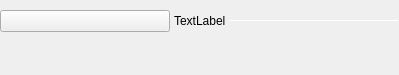
<?xml version="1.0" encoding="UTF-8"?>
<ui version="4.0">
 <class>SubsectionSeparator</class>
 <widget class="QWidget" name="SubsectionSeparator">
  <property name="geometry">
   <rect>
    <x>0</x>
    <y>0</y>
    <width>399</width>
    <height>75</height>
   </rect>
  </property>
  <property name="sizePolicy">
   <sizepolicy hsizetype="Preferred" vsizetype="Preferred">
    <horstretch>0</horstretch>
    <verstretch>0</verstretch>
   </sizepolicy>
  </property>
  <property name="windowTitle">
   <string>Form</string>
  </property>
  <layout class="QVBoxLayout" name="verticalLayout">
   <property name="spacing">
    <number>0</number>
   </property>
   <property name="leftMargin">
    <number>0</number>
   </property>
   <property name="topMargin">
    <number>0</number>
   </property>
   <property name="rightMargin">
    <number>0</number>
   </property>
   <property name="bottomMargin">
    <number>10</number>
   </property>
   <item>
    <layout class="QHBoxLayout" name="hLayoutSubsectionSeparator">
     <property name="spacing">
      <number>4</number>
     </property>
     <property name="sizeConstraint">
      <enum>QLayout::SetMinimumSize</enum>
     </property>
     <property name="leftMargin">
      <number>0</number>
     </property>
     <property name="topMargin">
      <number>10</number>
     </property>
     <property name="bottomMargin">
      <number>0</number>
     </property>
     <item>
      <widget class="QPushButton" name="btnSubsectionSeparator">
       <property name="sizePolicy">
        <sizepolicy hsizetype="Minimum" vsizetype="Minimum">
         <horstretch>0</horstretch>
         <verstretch>0</verstretch>
        </sizepolicy>
       </property>
       <property name="text">
        <string/>
       </property>
       <property name="checkable">
        <bool>true</bool>
       </property>
      </widget>
     </item>
     <item>
      <widget class="QLabel" name="lblSubsectionSeparator">
       <property name="sizePolicy">
        <sizepolicy hsizetype="Fixed" vsizetype="Preferred">
         <horstretch>0</horstretch>
         <verstretch>0</verstretch>
        </sizepolicy>
       </property>
       <property name="text">
        <string>TextLabel</string>
       </property>
      </widget>
     </item>
     <item>
      <widget class="Line" name="lineSubsectionSeparator">
       <property name="maximumSize">
        <size>
         <width>16777215</width>
         <height>1</height>
        </size>
       </property>
       <property name="frameShadow">
        <enum>QFrame::Sunken</enum>
       </property>
       <property name="lineWidth">
        <number>1</number>
       </property>
       <property name="orientation">
        <enum>Qt::Horizontal</enum>
       </property>
       <property name="subsection_line" stdset="0">
        <bool>true</bool>
       </property>
      </widget>
     </item>
    </layout>
   </item>
   <item>
    <widget class="QWidget" name="widgetSubsectionContent" native="true">
     <layout class="QVBoxLayout" name="vLayoutContent">
      <property name="spacing">
       <number>0</number>
      </property>
      <property name="leftMargin">
       <number>0</number>
      </property>
      <property name="topMargin">
       <number>0</number>
      </property>
      <property name="rightMargin">
       <number>0</number>
      </property>
      <property name="bottomMargin">
       <number>0</number>
      </property>
     </layout>
    </widget>
   </item>
  </layout>
 </widget>
 <resources/>
 <connections/>
</ui>
